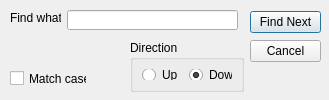
<?xml version="1.0" encoding="UTF-8"?>
<ui version="4.0">
 <class>FindDialog</class>
 <widget class="QDialog" name="FindDialog">
  <property name="geometry">
   <rect>
    <x>0</x>
    <y>0</y>
    <width>329</width>
    <height>100</height>
   </rect>
  </property>
  <property name="windowTitle">
   <string>Dialog</string>
  </property>
  <widget class="QGroupBox" name="groupBox">
   <property name="geometry">
    <rect>
     <x>130</x>
     <y>40</y>
     <width>114</width>
     <height>52</height>
    </rect>
   </property>
   <property name="title">
    <string>Direction</string>
   </property>
   <layout class="QVBoxLayout" name="verticalLayout">
    <item>
     <layout class="QHBoxLayout" name="horizontalLayout_2">
      <item>
       <widget class="QRadioButton" name="upRadioButton">
        <property name="text">
         <string>Up</string>
        </property>
       </widget>
      </item>
      <item>
       <widget class="QRadioButton" name="downRadioButton">
        <property name="text">
         <string>Down</string>
        </property>
        <property name="checked">
         <bool>true</bool>
        </property>
       </widget>
      </item>
     </layout>
    </item>
   </layout>
  </widget>
  <widget class="QCheckBox" name="checkBox">
   <property name="geometry">
    <rect>
     <x>10</x>
     <y>70</y>
     <width>77</width>
     <height>17</height>
    </rect>
   </property>
   <property name="text">
    <string>Match case</string>
   </property>
  </widget>
  <widget class="QWidget" name="">
   <property name="geometry">
    <rect>
     <x>250</x>
     <y>10</y>
     <width>71</width>
     <height>54</height>
    </rect>
   </property>
   <layout class="QVBoxLayout" name="verticalLayout_2">
    <item>
     <widget class="QPushButton" name="findPushButton">
      <property name="text">
       <string>Find Next</string>
      </property>
     </widget>
    </item>
    <item>
     <widget class="QPushButton" name="cancelPushButton">
      <property name="text">
       <string>Cancel</string>
      </property>
     </widget>
    </item>
   </layout>
  </widget>
  <widget class="QLineEdit" name="findLineEdit">
   <property name="geometry">
    <rect>
     <x>67</x>
     <y>10</y>
     <width>171</width>
     <height>20</height>
    </rect>
   </property>
  </widget>
  <widget class="QLabel" name="label">
   <property name="geometry">
    <rect>
     <x>10</x>
     <y>10</y>
     <width>51</width>
     <height>16</height>
    </rect>
   </property>
   <property name="text">
    <string>Find what:</string>
   </property>
  </widget>
  <zorder>label</zorder>
  <zorder>findLineEdit</zorder>
  <zorder>findLineEdit</zorder>
  <zorder>label</zorder>
  <zorder>findPushButton</zorder>
  <zorder>cancelPushButton</zorder>
  <zorder>groupBox</zorder>
  <zorder>checkBox</zorder>
 </widget>
 <resources/>
 <connections/>
</ui>
